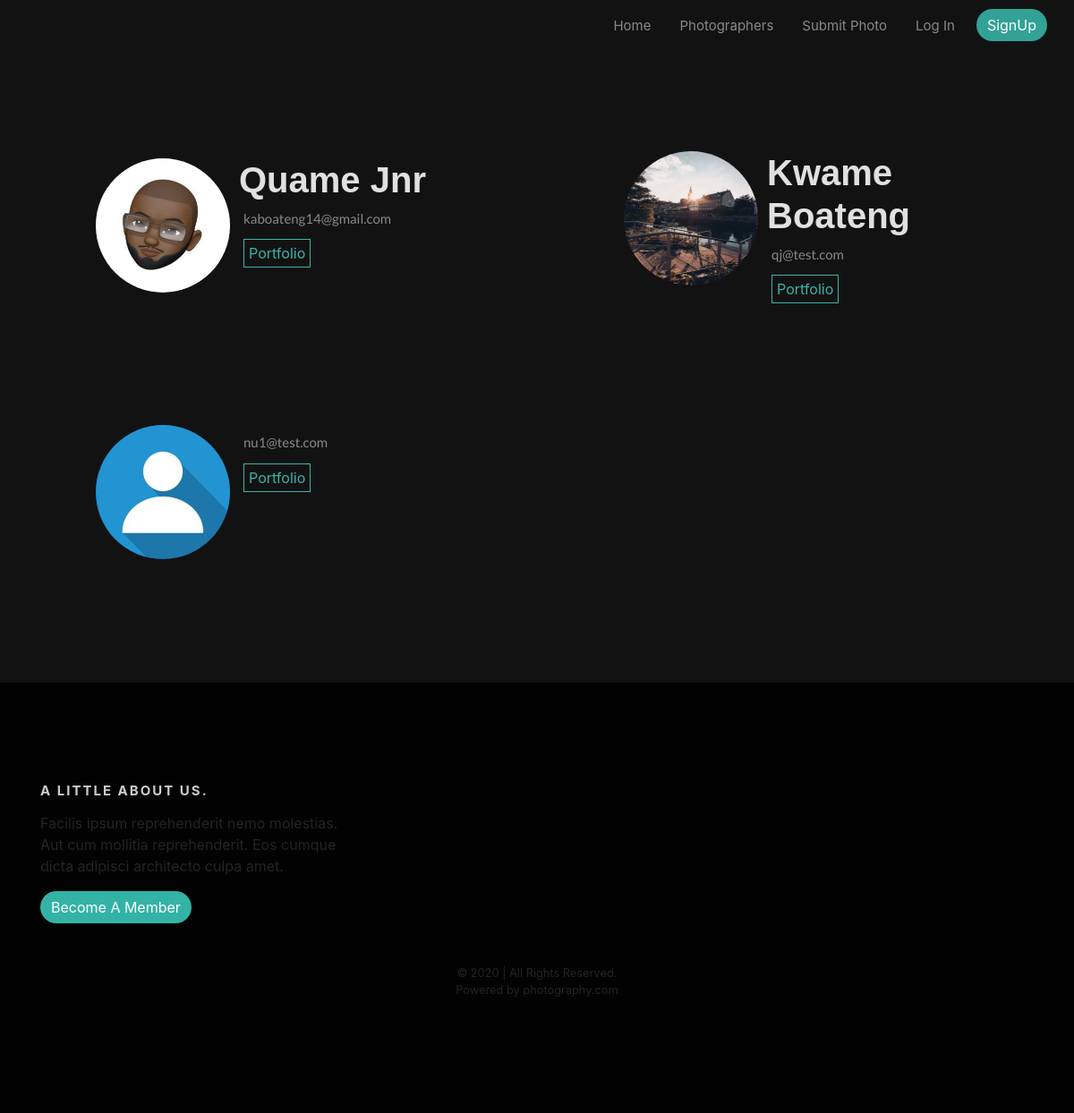
/photographer/, run on the app's committed database.
### user/models.py (models this page shows, shortened)
class Profile(models.Model):
    user = models.OneToOneField(User, on_delete=models.CASCADE)
    bio = models.TextField(max_length=200, blank=True)
    image = models.ImageField(upload_to='profile_pics', default='default.jpg')
    def full_name(self):
        return f'{self.user.first_name} {self.user.last_name}'

### photo/views.py (the view)
# urls.py: path('photographer/', PhotographerListView.as_view(), name='photographer'),
class PhotographerListView(ListView):
    model = Profile
    paginate_by = 5
    template_name = 'photo/photographer.html'

### photo/templates/photo/photographer.html (shortened to what this page needs)
{%extends 'photo/base.html'%}
{%block content%}
    <div class="photographer-content">
        {%for profile in object_list%}
            <div class="photographer-info">
                <div>
                    <img class="rounded-circle photographer-img" src="{{profile.image.url}}" alt="">
                </div>
                <div class="photographer-bio">
                    <h2>{{profile.full_name}}</h2>
                    <p>{{profile.user.email}}</p>
                    <a href="{% url 'photographer-post' profile.user.username %}">Portfolio</a>
                </div>
            </div>
        {%endfor%}
    </div>
{%endblock content%}

### photo/templates/photo/base.html (style rules this page uses)
body { background-color: #121212; }
.photographer-content { width: 90%; display: grid; grid-template-columns: 50% 50%; grid-gap: 100px 50px; margin: 100px auto 70px auto; }
.photographer-info { width: 90%; display: flex; margin: auto; padding: 20px; }
.photographer-bio { text-align: left; line-spacing: 2px; }
.photographer-img { height: 150px; width: 150px; margin-right: 10px; }
.photographer-bio h2 { font-family: sans-serif; color: rgba(255, 255, 255, 0.87); font-size: 40px; font-weight: bold; }
.photographer-bio p { font-size: 15px; margin-left: 5px; text-align: left; color: rgba(255, 255, 255, 0.5); font-family: 'Lato'; }
.photographer-bio a { border: 1px solid rgba(64, 224, 208, 0.8); ; color: rgba(64, 224, 208, 0.8); padding: 5px; margin-left: 5px; text-decoration: none; }

### data on the page
Profile: image (picture), full_name "Quame Jnr", user.email "kaboateng14@gmail.com"
Profile: image (picture), full_name "Kwame Boateng", user.email "qj@test.com"
Profile: image (placeholder picture), user.email "nu1@test.com"
